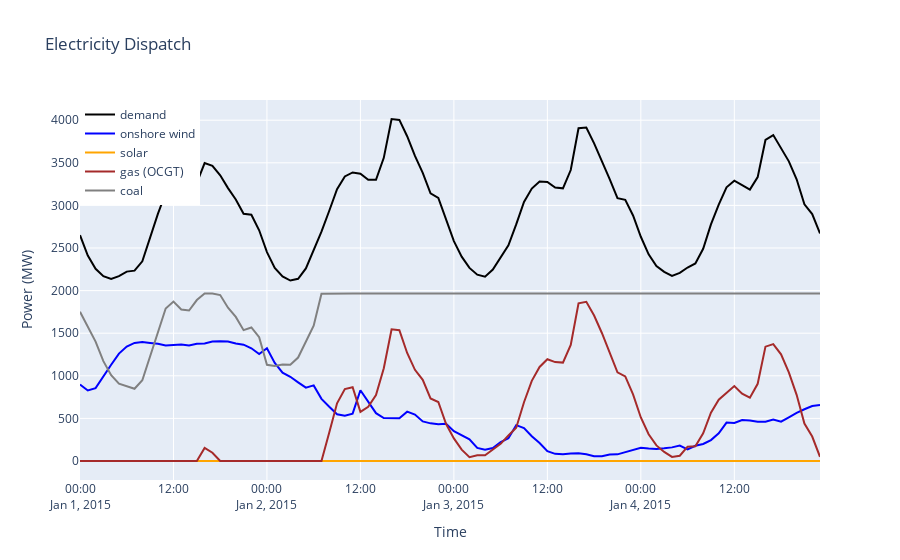

The notebook cell this image was saved under:
### Markdown cell above
We can plot now the dispatch of every generator during the first week of the year and the electricity demand.
We import the matplotlib package which is very useful to plot results.

We can also plot the electricity mix.

### Code cell
import plotly.graph_objects as go

fig = go.Figure()

fig.add_trace(go.Scatter(x=network.snapshots[:96], y=network.loads_t.p['load'][:96], mode='lines', name='demand', line=dict(color='black')))
fig.add_trace(go.Scatter(x=network.snapshots[:96], y=network.generators_t.p['onshorewind'][:96], mode='lines', name='onshore wind', line=dict(color='blue')))
fig.add_trace(go.Scatter(x=network.snapshots[:96], y=network.generators_t.p['solar'][:96], mode='lines', name='solar', line=dict(color='orange')))
fig.add_trace(go.Scatter(x=network.snapshots[:96], y=network.generators_t.p['OCGT'][:96], mode='lines', name='gas (OCGT)', line=dict(color='brown')))
fig.add_trace(go.Scatter(x=network.snapshots[:96], y=network.generators_t.p['Coal'][:96], mode='lines', name='coal', line=dict(color='grey')))

fig.update_layout(title='Electricity Dispatch',
                  xaxis_title='Time',
                  yaxis_title='Power (MW)',
                  legend=dict(x=0, y=1, traceorder='normal'))

fig.show()
